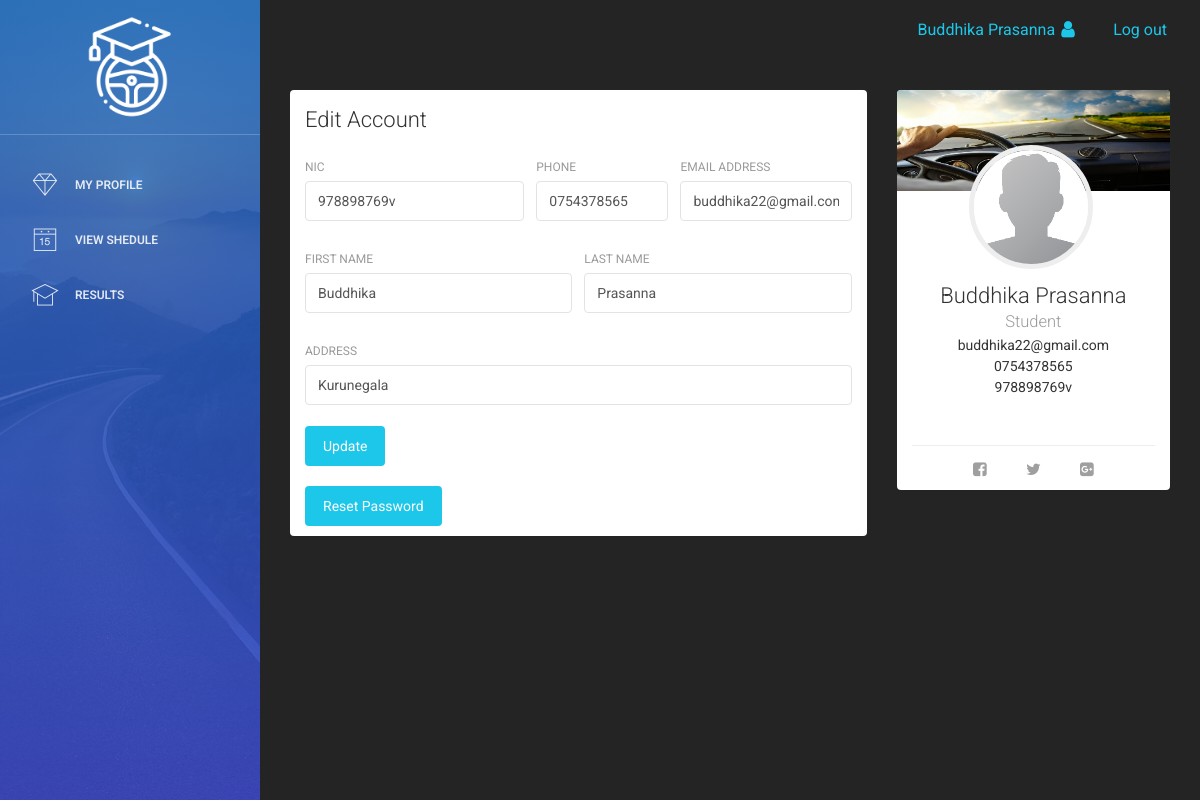
/Student/my_account.php (signed in), run on the app's committed database.
### tables this page shows
CREATE TABLE `student` (
  `sid` int(11) NOT NULL,
  `fname` varchar(20) DEFAULT NULL,
  `lname` varchar(20) DEFAULT NULL,
  `dob` varchar(20) DEFAULT NULL,
  `gender` varchar(10) NOT NULL,
  `email` varchar(50) DEFAULT NULL,
  `tp` varchar(20) DEFAULT NULL,
  `address` varchar(20) DEFAULT NULL,
  `nic` varchar(20) DEFAULT NULL,
  `password` varchar(20) NOT NULL,
  `package` varchar(20) NOT NULL,
  `group1` varchar(20) NOT NULL,
  `exam` varchar(20) NOT NULL
);

### Student/my_account.php (the view, shortened to what this page needs)
<?php
include 'header.php';
include 'connection.php';
$res=mysqli_query($link,"SELECT * FROM student WHERE sid = '$_SESSION[sid]'");
$row=mysqli_fetch_array($res);
?>
<div class="content">
            <div class="container-fluid">
                <div class="row">
                    <div class="col-md-8">
                        <div class="card">
                            <div class="header">
                                <h4 class="title">Edit Account</h4>
                            </div>
                            <div class="content">
                                <form method="POST" name="form1">
                                    <div class="row">
                                        <div class="col-md-5">
                                            <div class="form-group">
                                                <label>NIC</label>
                                                <input type="text" class="form-control" placeholder="nic" name="nic"  value=<?php echo $row["nic"];?> >
                                            </div>
                                        </div>
                                        <div class="col-md-3">
                                            <div class="form-group">
                                                <label>Phone</label>
                                                <input type="text" class="form-control" placeholder="phone" name="phone" value=<?php echo $row["tp"];?> required>
                                            </div>
                                        </div>
                                        <div class="col-md-4">
                                            <div class="form-group">
                                                <label for="exampleInputEmail1">Email address</label>
                                                <input type="email" class="form-control" name="email" value=<?php echo $row["email"];?> placeholder="Email" >
                                            </div>
                                        </div>
                                    </div>
                                    <div class="row">
                                        <div class="col-md-6">
                                            <div class="form-group">
                                                <label>First Name</label>
                                                <input type="text" class="form-control" placeholder="First Name" name="fname"  value=<?php echo $row["fname"];?> required>
                                            </div>
                                        </div>
                                        <div class="col-md-6">
                                            <div class="form-group">
                                                <label>Last Name</label>
                                                <input type="text" class="form-control" placeholder="Last Name" name="lname" value=<?php echo $row["lname"];?> required>
                                            </div>
                                        </div>
                                    </div>
                                    <div class="row">
                                        <div class="col-md-12">
                                            <div class="form-group">
                                                <label>Address</label>
                                                <input type="text" class="form-control" placeholder="Home Address" name="address"  value=<?php echo $row["address"];?> required>
                                            </div>
                                        </div>
                                    </div>
                                    <input type="submit" class="btn btn-info btn-fill " name="submit1" value ="Update">
                                </form></br>
                                <a href="reset.php?id=<?php echo $_SESSION['sid'];  ?>"><button class="btn btn-info btn-fill">Reset Password </button> </a>
                            </div>
                        </div>
                    </div>
                    <div class="col-md-4">
                        <div class="card card-user">
                            <div class="image">
                                <img src="assets/img/cover.jpg" alt="..."/>
                            </div>
                            <div class="content">
                                <div class="author">
                                     <a href="#">
                                    <img class="avatar border-gray" src="assets/img/default-avatar.png" alt="..."/>
                                      <h4 class="title"> <?php echo $row["fname"]." ".$row["lname"];?><br />
                                         <small><?php echo "Student";?></small>
                                      </h4>
                                    </a>
                                </div>
                                <p class="description text-center"> <?php echo $row["email"]?> <br>
                                                    <?php echo $row["tp"]?> <br>
                                                    <?php echo $row["nic"]?>
                                </p>
                            </div>
                            <hr>
                            <div class="text-center">
                                <button href="#" class="btn btn-simple"><i class="fa fa-facebook-square"></i></button>
                                <button href="#" class="btn btn-simple"><i class="fa fa-twitter"></i></button>
                                <button href="#" class="btn btn-simple"><i class="fa fa-google-plus-square"></i></button>
                            </div>
                        </div>
                    </div>
                </div>
            </div>
        </div>
<?php
include 'footer.php'
?>

### Student/header.php (style rules this page uses)
.back-custom { background-color: #242424; }

### data on the page
student: nic "978898769v", phone "0754378565", email "buddhika22@gmail.com", fname "Buddhika", lname "Prasanna", address "Kurunegala", tp "0754378565"

### other printed values
$_SESSION['fname'] "Buddhika"
$_SESSION['lname'] "Prasanna"
